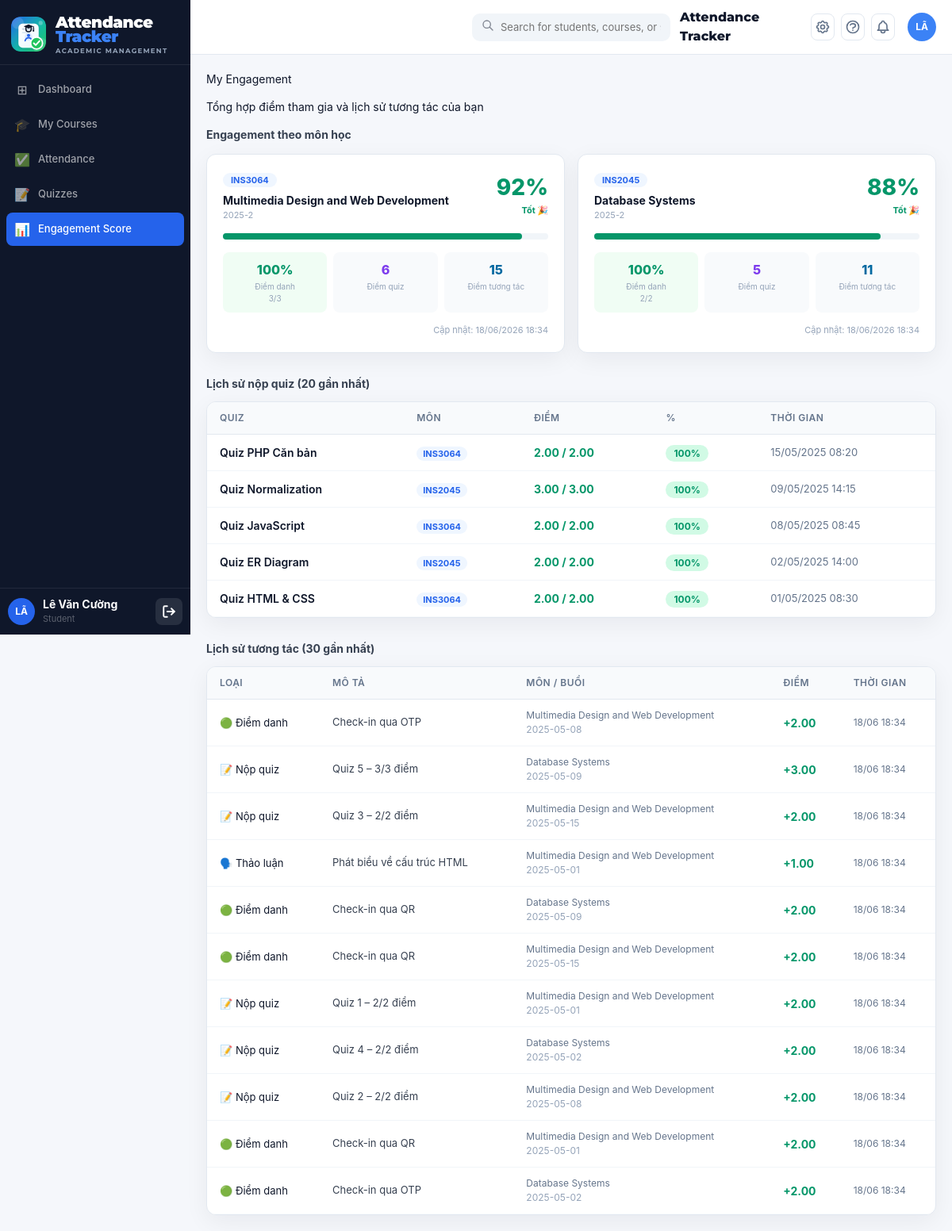
The page /public/student/engagement.php (signed in) on the database its author committed.
### tables this page shows
CREATE TABLE IF NOT EXISTS `engagement_scores` (
    `id`                       INT UNSIGNED NOT NULL AUTO_INCREMENT,
    `student_id`               INT UNSIGNED NOT NULL,
    `course_id`                INT UNSIGNED NOT NULL,
    `total_sessions`           INT          NOT NULL DEFAULT 0,
    `attended_sessions`        INT          NOT NULL DEFAULT 0,
    `late_sessions`            INT          NOT NULL DEFAULT 0,
    `absent_sessions`          INT          NOT NULL DEFAULT 0,
    `total_quiz_score`         DECIMAL(8,2) NOT NULL DEFAULT 0.00,
    `total_interaction_points` DECIMAL(8,2) NOT NULL DEFAULT 0.00,
    `engagement_index`         DECIMAL(5,2) NOT NULL DEFAULT 0.00 COMMENT 'Tổng hợp 0–100; ngưỡng alert lấy từ courses.low_engagement_threshold',
    `last_activity_at`         DATETIME     DEFAULT NULL,
    `calculated_at`            DATETIME     NOT NULL DEFAULT CURRENT_TIMESTAMP ON UPDATE CURRENT_TIMESTAMP,
    PRIMARY KEY (`id`),
    UNIQUE KEY `uq_student_course` (`student_id`, `course_id`),
    INDEX `idx_es_course`      (`course_id`),
    INDEX `idx_es_engagement`  (`engagement_index`),
    CONSTRAINT `fk_es_student` FOREIGN KEY (`student_id`) REFERENCES `users`(`id`)   ON DELETE CASCADE,
    CONSTRAINT `fk_es_course`  FOREIGN KEY (`course_id`)  REFERENCES `courses`(`id`) ON DELETE CASCADE
);

CREATE TABLE IF NOT EXISTS `courses` (
    `id`                       INT UNSIGNED  NOT NULL AUTO_INCREMENT,
    `course_code`              VARCHAR(20)   NOT NULL,
    `course_name`              VARCHAR(150)  NOT NULL,
    `credits`                  TINYINT       NOT NULL DEFAULT 3,
    `semester`                 VARCHAR(20)   NOT NULL   COMMENT 'VD: 2025-2',
    `room`                     VARCHAR(50)   DEFAULT NULL,
    `schedule_info`            VARCHAR(200)  DEFAULT NULL COMMENT 'VD: Thứ 5, 07:30-09:30',
    `absence_threshold`        INT           NOT NULL DEFAULT 3
                               COMMENT 'Số buổi vắng tối đa – vượt ngưỡng thì tạo alert low_attendance',
    `low_engagement_threshold` DECIMAL(5,2)  NOT NULL DEFAULT 40.00
                               COMMENT 'Ngưỡng engagement_index (0-100) – thấp hơn thì tạo alert low_engagement',
    `attend_score`             DECIMAL(4,2)  NOT NULL DEFAULT 2.00
                               COMMENT 'Điểm mặc định/fallback mỗi lần điểm danh đúng giờ',
    `quiz_correct_score`       DECIMAL(4,2)  NOT NULL DEFAULT 2.00
                               COMMENT 'Điểm mặc định/fallback mỗi câu quiz đúng',
    `discussion_score`         DECIMAL(4,2)  NOT NULL DEFAULT 1.00
                               COMMENT 'Điểm mặc định/fallback mỗi lần tham gia thảo luận',
    `is_active`                TINYINT(1)    NOT NULL DEFAULT 1,
    `created_at`               DATETIME      NOT NULL DEFAULT CURRENT_TIMESTAMP,
    `updated_at`               DATETIME      NOT NULL DEFAULT CURRENT_TIMESTAMP ON UPDATE CURRENT_TIMESTAMP,
    PRIMARY KEY (`id`),
    UNIQUE KEY `uq_course_semester` (`course_code`, `semester`),
    INDEX `idx_semester`  (`semester`),
    INDEX `idx_is_active` (`is_active`)
);

CREATE TABLE IF NOT EXISTS `quiz_submissions` (
    `id`           INT UNSIGNED NOT NULL AUTO_INCREMENT,
    `quiz_id`      INT UNSIGNED NOT NULL,
    `student_id`   INT UNSIGNED NOT NULL,
    `total_score`  DECIMAL(6,2) NOT NULL DEFAULT 0.00,
    `max_score`    DECIMAL(6,2) NOT NULL DEFAULT 0.00,
    `answers`      TEXT         DEFAULT NULL COMMENT 'JSON string: {"question_id":"chosen_option"}',
    `submitted_at` DATETIME     NOT NULL DEFAULT CURRENT_TIMESTAMP,
    PRIMARY KEY (`id`),
    UNIQUE KEY `uq_quiz_student` (`quiz_id`, `student_id`),
    INDEX `idx_sub_student` (`student_id`),
    CONSTRAINT `fk_sub_quiz`    FOREIGN KEY (`quiz_id`)    REFERENCES `quiz_sessions`(`id`) ON DELETE CASCADE,
    CONSTRAINT `fk_sub_student` FOREIGN KEY (`student_id`) REFERENCES `users`(`id`)         ON DELETE CASCADE
);

CREATE TABLE IF NOT EXISTS `quiz_sessions` (
    `id`                 INT UNSIGNED NOT NULL AUTO_INCREMENT,
    `session_id`         INT UNSIGNED NOT NULL,
    `title`              VARCHAR(200) NOT NULL,
    `description`        TEXT         DEFAULT NULL,
    `time_limit_minutes` INT          DEFAULT NULL COMMENT 'NULL = không giới hạn',
    `status`             ENUM('draft','open','closed') NOT NULL DEFAULT 'draft',
    `allow_retake`       TINYINT(1)   NOT NULL DEFAULT 0,
    `created_at`         DATETIME     NOT NULL DEFAULT CURRENT_TIMESTAMP,
    `updated_at`         DATETIME     NOT NULL DEFAULT CURRENT_TIMESTAMP ON UPDATE CURRENT_TIMESTAMP,
    PRIMARY KEY (`id`),
    INDEX `idx_qs_session` (`session_id`),
    INDEX `idx_qs_status`  (`status`),
    CONSTRAINT `fk_qs_session` FOREIGN KEY (`session_id`) REFERENCES `class_sessions`(`id`) ON DELETE CASCADE
);

CREATE TABLE IF NOT EXISTS `interaction_logs` (
    `id`            INT UNSIGNED NOT NULL AUTO_INCREMENT,
    `user_id`       INT UNSIGNED NOT NULL,
    `session_id`    INT UNSIGNED NOT NULL,
    `action_type`   ENUM('check_in','submit_quiz','answer_question','discussion','other') NOT NULL,
    `reference_id`  INT UNSIGNED DEFAULT NULL COMMENT 'ID bản ghi liên quan (attendance_records, quiz_submissions...)',
    `description`   VARCHAR(255) DEFAULT NULL,
    `points_earned` DECIMAL(4,2) NOT NULL DEFAULT 0.00,
    `created_at`    DATETIME     NOT NULL DEFAULT CURRENT_TIMESTAMP,
    PRIMARY KEY (`id`),
    INDEX `idx_il_user`    (`user_id`),
    INDEX `idx_il_session` (`session_id`),
    INDEX `idx_il_action`  (`action_type`),
    CONSTRAINT `fk_il_user`    FOREIGN KEY (`user_id`)    REFERENCES `users`(`id`)          ON DELETE CASCADE,
    CONSTRAINT `fk_il_session` FOREIGN KEY (`session_id`) REFERENCES `class_sessions`(`id`) ON DELETE CASCADE
);

CREATE TABLE IF NOT EXISTS `class_sessions` (
    `id`           INT UNSIGNED NOT NULL AUTO_INCREMENT,
    `course_id`    INT UNSIGNED NOT NULL,
    `teacher_id`   INT UNSIGNED NOT NULL,
    `session_date` DATE         NOT NULL,
    `start_time`   TIME         NOT NULL,
    `end_time`     TIME         NOT NULL,
    `title`        VARCHAR(200) DEFAULT NULL,
    `description`  TEXT         DEFAULT NULL,
    `location`     VARCHAR(100) DEFAULT NULL,
    `status`       ENUM('upcoming','active','ended') NOT NULL DEFAULT 'upcoming',
    `notes`        TEXT         DEFAULT NULL,
    `created_at`   DATETIME     NOT NULL DEFAULT CURRENT_TIMESTAMP,
    `updated_at`   DATETIME     NOT NULL DEFAULT CURRENT_TIMESTAMP ON UPDATE CURRENT_TIMESTAMP,
    PRIMARY KEY (`id`),
    INDEX `idx_cs_course`  (`course_id`),
    INDEX `idx_cs_date`    (`session_date`),
    INDEX `idx_cs_status`  (`status`),
    CONSTRAINT `fk_cs_course`   FOREIGN KEY (`course_id`)  REFERENCES `courses`(`id`) ON DELETE CASCADE,
    CONSTRAINT `fk_cs_teacher`  FOREIGN KEY (`teacher_id`) REFERENCES `users`(`id`)
);

### views/student/engagement.php (the view, shortened to what the rows shown need)
<?php
require_once APP_ROOT . '/views/layouts/header.php';
?>
<?php if (empty($engagements)): ?>
<div class="card" style="padding:40px;text-align:center;color:#94A3B8">
  <div style="font-size:40px;margin-bottom:12px">📊</div>
  <div>Chưa có dữ liệu engagement. Hãy tích cực tham gia lớp học!</div>
</div>
<?php else: ?>
<div style="display:grid;grid-template-columns:repeat(auto-fill,minmax(300px,1fr));gap:16px;margin-bottom:28px">
  <?php foreach ($engagements as $e):
    $idx   = (float)$e['engagement_index'];
    $color = $idx >= 70 ? '#059669' : ($idx >= 40 ? '#D97706' : '#DC2626');
    $bg    = $idx >= 70 ? '#F0FDF4' : ($idx >= 40 ? '#FFFBEB' : '#FEF2F2');
    $label = $idx >= 70 ? 'Tốt 🎉' : ($idx >= 40 ? 'Trung bình ⚠️' : 'Cần cải thiện ❗');
  ?>
  <div class="card" style="padding:20px">
    <div style="display:flex;justify-content:space-between;align-items:flex-start;margin-bottom:14px">
      <div>
        <span style="background:#EFF6FF;color:#2563EB;padding:2px 10px;border-radius:99px;
                     font-size:11px;font-weight:700"><?= htmlspecialchars($e['course_code']) ?></span>
        <div style="font-weight:700;font-size:14px;color:#0F172A;margin-top:6px">
          <?= htmlspecialchars($e['course_name']) ?>
        </div>
        <div style="font-size:11px;color:#94A3B8"><?= htmlspecialchars($e['semester'] ?? '') ?></div>
      </div>
      <div style="text-align:right">
        <div style="font-size:28px;font-weight:800;color:<?= $color ?>"><?= $idx ?>%</div>
        <div style="font-size:11px;font-weight:700;color:<?= $color ?>"><?= $label ?></div>
      </div>
    </div>
    <div style="background:#F1F5F9;border-radius:99px;height:8px;margin-bottom:16px">
      <div style="background:<?= $color ?>;height:8px;border-radius:99px;
                  width:<?= $idx ?>%;transition:width .5s"></div>
    </div>
    <div style="display:grid;grid-template-columns:1fr 1fr 1fr;gap:8px;margin-bottom:14px">
      <?php
      $attPct = $e['total_sessions'] > 0
        ? round($e['attended_sessions'] / $e['total_sessions'] * 100) : 0;
      ?>
      <div style="text-align:center;padding:10px 6px;background:<?= $bg ?>;border-radius:8px">
        <div style="font-size:16px;font-weight:800;color:<?= $color ?>"><?= $attPct ?>%</div>
        <div style="font-size:10px;color:#94A3B8;margin-top:2px">Điểm danh<br><?= $e['attended_sessions'] ?>/<?= $e['total_sessions'] ?></div>
      </div>
      <div style="text-align:center;padding:10px 6px;background:#F8FAFC;border-radius:8px">
        <div style="font-size:16px;font-weight:800;color:#7C3AED"><?= round($e['total_quiz_score'],1) ?></div>
        <div style="font-size:10px;color:#94A3B8;margin-top:2px">Điểm quiz</div>
      </div>
      <div style="text-align:center;padding:10px 6px;background:#F8FAFC;border-radius:8px">
        <div style="font-size:16px;font-weight:800;color:#0369A1"><?= round($e['total_interaction_points'],1) ?></div>
        <div style="font-size:10px;color:#94A3B8;margin-top:2px">Điểm tương tác</div>
      </div>
    </div>
    <?php if (!empty($e['calculated_at'])): ?>
    <div style="font-size:11px;color:#94A3B8;text-align:right">
      Cập nhật: <?= date('d/m/Y H:i', strtotime($e['calculated_at'])) ?>
    </div>
    <?php endif; ?>
  </div>
  <?php endforeach; ?>
</div>
<?php endif; ?>
<?php if (!empty($quizHistory)): ?>
<div class="card" style="overflow:hidden;margin-bottom:28px">
  <div style="overflow-x:auto">
    <table style="width:100%;border-collapse:collapse;font-size:14px">
      <thead>
        <tr style="background:#F8FAFC">
          <th style="padding:11px 16px;text-align:left;font-size:12px;font-weight:600;color:#64748B">Quiz</th>
          <th style="padding:11px 16px;text-align:left;font-size:12px;font-weight:600;color:#64748B">Môn</th>
          <th style="padding:11px 16px;text-align:left;font-size:12px;font-weight:600;color:#64748B">Điểm</th>
          <th style="padding:11px 16px;text-align:left;font-size:12px;font-weight:600;color:#64748B">%</th>
          <th style="padding:11px 16px;text-align:left;font-size:12px;font-weight:600;color:#64748B">Thời gian</th>
        </tr>
      </thead>
      <tbody>
        <?php foreach ($quizHistory as $q):
          $pct   = $q['max_score'] > 0 ? round($q['total_score'] / $q['max_score'] * 100) : 0;
          $color = $pct >= 70 ? '#059669' : ($pct >= 50 ? '#D97706' : '#DC2626');
        ?>
        <tr style="border-bottom:1px solid #F8FAFC" onmouseover="this.style.background='#F8FAFC'" onmouseout="this.style.background=''">
          <td style="padding:12px 16px;color:#0F172A;font-weight:600"><?= htmlspecialchars($q['quiz_title']) ?></td>
          <td style="padding:12px 16px">
            <span style="background:#EFF6FF;color:#2563EB;padding:2px 8px;border-radius:99px;font-size:11px;font-weight:700">
              <?= htmlspecialchars($q['course_code']) ?>
            </span>
          </td>
          <td style="padding:12px 16px;font-weight:700;color:<?= $color ?>">
            <?= $q['total_score'] ?> / <?= $q['max_score'] ?>
          </td>
          <td style="padding:12px 16px">
            <span style="background:<?= $pct>=70?'#D1FAE5':($pct>=50?'#FEF3C7':'#FEE2E2') ?>;
                         color:<?= $color ?>;padding:3px 10px;border-radius:99px;font-size:12px;font-weight:700">
              <?= $pct ?>%
            </span>
          </td>
          <td style="padding:12px 16px;color:#64748B;font-size:13px">
            <?= date('d/m/Y H:i', strtotime($q['submitted_at'])) ?>
          </td>
        </tr>
        <?php endforeach; ?>
      </tbody>
    </table>
  </div>
</div>
<?php endif; ?>
<?php if (!empty($interactionLogs)): ?>
<div class="card" style="overflow:hidden">
  <div style="overflow-x:auto">
    <table style="width:100%;border-collapse:collapse;font-size:14px">
      <thead>
        <tr style="background:#F8FAFC">
          <th style="padding:11px 16px;text-align:left;font-size:12px;font-weight:600;color:#64748B">Loại</th>
          <th style="padding:11px 16px;text-align:left;font-size:12px;font-weight:600;color:#64748B">Mô tả</th>
          <th style="padding:11px 16px;text-align:left;font-size:12px;font-weight:600;color:#64748B">Môn / Buổi</th>
          <th style="padding:11px 16px;text-align:left;font-size:12px;font-weight:600;color:#64748B">Điểm</th>
          <th style="padding:11px 16px;text-align:left;font-size:12px;font-weight:600;color:#64748B">Thời gian</th>
        </tr>
      </thead>
      <tbody>
        <?php
        $actionIcons = [
          'check_in'        => ['🟢','Điểm danh'],
          'submit_quiz'     => ['📝','Nộp quiz'],
          'answer_question' => ['💬','Trả lời'],
          'discussion'      => ['🗣️','Thảo luận'],
          'other'           => ['⚡','Khác'],
        ];
        foreach ($interactionLogs as $log):
          [$icon, $label] = $actionIcons[$log['action_type']] ?? ['⚡','Khác'];
        ?>
        <tr style="border-bottom:1px solid #F8FAFC" onmouseover="this.style.background='#F8FAFC'" onmouseout="this.style.background=''">
          <td style="padding:11px 16px;white-space:nowrap">
            <span style="font-size:13px"><?= $icon ?> <?= $label ?></span>
          </td>
          <td style="padding:11px 16px;color:#374151;font-size:13px">
            <?= htmlspecialchars($log['description'] ?? '—') ?>
          </td>
          <td style="padding:11px 16px;font-size:12px;color:#64748B">
            <?= htmlspecialchars($log['course_name'] ?? '') ?><br>
            <span style="color:#94A3B8"><?= htmlspecialchars($log['session_date'] ?? '') ?></span>
          </td>
          <td style="padding:11px 16px;font-weight:700;color:<?= $log['points_earned']>0?'#059669':'#94A3B8' ?>">
            +<?= $log['points_earned'] ?>
          </td>
          <td style="padding:11px 16px;color:#64748B;font-size:12px;white-space:nowrap">
            <?= date('d/m H:i', strtotime($log['created_at'])) ?>
          </td>
        </tr>
        <?php endforeach; ?>
      </tbody>
    </table>
  </div>
</div>
<?php endif; ?>
<?php require_once APP_ROOT . '/views/layouts/footer.php'; ?>

### rows shown on the page
engagement_scores: course.course_code "INS3064", course.course_name "Multimedia Design and Web Development", course.semester "2025-2", engagement_index "92", engagement_index "Tốt 🎉", attPct "100", attended_sessions "3", total_sessions "3", total_quiz_score "6", total_interaction_points "15", calculated_at "18/06/2026 18:34"
engagement_scores: course.course_code "INS2045", course.course_name "Database Systems", course.semester "2025-2", engagement_index "88", engagement_index "Tốt 🎉", attPct "100", attended_sessions "2", total_sessions "2", total_quiz_score "5", total_interaction_points "11", calculated_at "18/06/2026 18:34"
quiz_submissions: quiz.title "Quiz PHP Căn bản", courses.course_code "INS3064", total_score "2.00", max_score "2.00", pct "100", submitted_at "15/05/2025 08:20"
quiz_submissions: quiz.title "Quiz Normalization", courses.course_code "INS2045", total_score "3.00", max_score "3.00", pct "100", submitted_at "09/05/2025 14:15"
quiz_submissions: quiz.title "Quiz JavaScript", courses.course_code "INS3064", total_score "2.00", max_score "2.00", pct "100", submitted_at "08/05/2025 08:45"
quiz_submissions: quiz.title "Quiz ER Diagram", courses.course_code "INS2045", total_score "2.00", max_score "2.00", pct "100", submitted_at "02/05/2025 14:00"
quiz_submissions: quiz.title "Quiz HTML & CSS", courses.course_code "INS3064", total_score "2.00", max_score "2.00", pct "100", submitted_at "01/05/2025 08:30"
interaction_logs: icon "🟢", label "Điểm danh", description "Check-in qua OTP", courses.course_name "Multimedia Design and Web Development", session.session_date "2025-05-08", points_earned "2.00", created_at "18/06 18:34"
interaction_logs: icon "📝", label "Nộp quiz", description "Quiz 5 – 3/3 điểm", courses.course_name "Database Systems", session.session_date "2025-05-09", points_earned "3.00", created_at "18/06 18:34"
interaction_logs: icon "📝", label "Nộp quiz", description "Quiz 3 – 2/2 điểm", courses.course_name "Multimedia Design and Web Development", session.session_date "2025-05-15", points_earned "2.00", created_at "18/06 18:34"
interaction_logs: icon "🗣️", label "Thảo luận", description "Phát biểu về cấu trúc HTML", courses.course_name "Multimedia Design and Web Development", session.session_date "2025-05-01", points_earned "1.00", created_at "18/06 18:34"
interaction_logs: icon "🟢", label "Điểm danh", description "Check-in qua QR", courses.course_name "Database Systems", session.session_date "2025-05-09", points_earned "2.00", created_at "18/06 18:34"
interaction_logs: icon "🟢", label "Điểm danh", description "Check-in qua QR", courses.course_name "Multimedia Design and Web Development", session.session_date "2025-05-15", points_earned "2.00", created_at "18/06 18:34"
interaction_logs: icon "📝", label "Nộp quiz", description "Quiz 1 – 2/2 điểm", courses.course_name "Multimedia Design and Web Development", session.session_date "2025-05-01", points_earned "2.00", created_at "18/06 18:34"
interaction_logs: icon "📝", label "Nộp quiz", description "Quiz 4 – 2/2 điểm", courses.course_name "Database Systems", session.session_date "2025-05-02", points_earned "2.00", created_at "18/06 18:34"
interaction_logs: icon "📝", label "Nộp quiz", description "Quiz 2 – 2/2 điểm", courses.course_name "Multimedia Design and Web Development", session.session_date "2025-05-08", points_earned "2.00", created_at "18/06 18:34"
interaction_logs: icon "🟢", label "Điểm danh", description "Check-in qua QR", courses.course_name "Multimedia Design and Web Development", session.session_date "2025-05-01", points_earned "2.00", created_at "18/06 18:34"
interaction_logs: icon "🟢", label "Điểm danh", description "Check-in qua OTP", courses.course_name "Database Systems", session.session_date "2025-05-02", points_earned "2.00", created_at "18/06 18:34"

### other values the page prints
$item['icon'] "⊞"
$item['label'] "Dashboard"
$item['icon'] "🎓"
$item['label'] "My Courses"
$item['icon'] "✅"
$item['label'] "Attendance"
$item['icon'] "📝"
$item['label'] "Quizzes"
$item['icon'] "📊"
$item['label'] "Engagement Score"
$user_initials "LÃ"
$user_name "Lê Văn Cường"
$role "Student"
